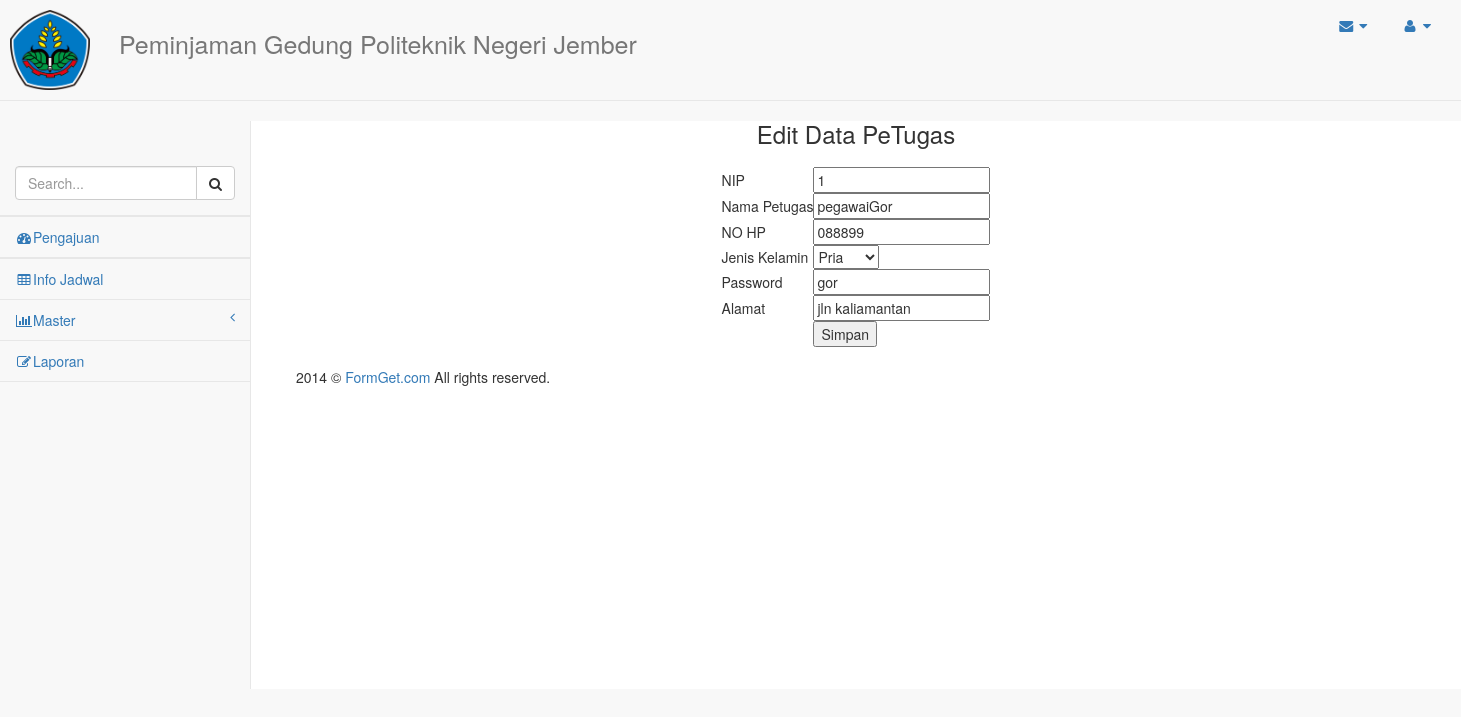
/petugaskepala/edit/1, run on the app's committed database.
### tables this page shows
CREATE TABLE `pegawai` (
  `NIP` varchar(20) NOT NULL,
  `Nama_Pegawai` varchar(30) NOT NULL,
  `NoHp_Pegawai` char(13) NOT NULL,
  `JK_Pegawai` varchar(6) NOT NULL,
  `Password` varchar(15) NOT NULL,
  `Alamat_Pegawai` text NOT NULL,
  `level` char(7) NOT NULL
);

### application/controllers/petugaskepala.php (called while the page is built, shortened)
<?php
class petugaskepala extends CI_Controller{
	function __construct(){
		$this->load->helper(array('url'));
		$this->load->model('petugas_model');
		$this->load->view('home/headerkepala');
	}
 	 function edit(){
 	 	$id = $this->uri->segment(3);
		$data['ci'] = $this->petugas_model->get_data_edit($id);
		$data['id'] = $id;
		$this->load->view('masterkepala/edit_petugas',$data);
	}
}
?>

### index.php (called while the page is built, shortened)
<?php
require_once BASEPATH.'core/CodeIgniter.php';

### application/models/petugas_model.php (called while the page is built, shortened)
<?php
class petugas_model extends CI_Model{
	function get_data_edit($id){
		$query = $this->db->query("SELECT * FROM pegawai where NIP = '$id'");
		return $query->result();
	}
	}
?>

### application/views/masterkepala/edit_petugas.php (the view, shortened to what this page needs)
<!DOCTYPE html>
<html>
<head>
</head>
<body>
	<center>
		<h3>Edit Data PeTugas</h3>
	</center>
	<?php foreach($ci as $row){ ?>
	<form action="<?php echo base_url(). 'petugaskepala/update/'.$id; ?>" method="post">
		<table style="margin:20px auto;">
		<tr>
				<td>NIP</td>
				<td>
					<input type="varchar" name="NIP" value="<?php echo $row->NIP ?>" readonly>
				</td>
		</tr>
			<tr>
				<td>Nama Petugas</td>
				<td>
					<input type="char" name="Nama_Pegawai" value="<?php echo $row->Nama_Pegawai ?>" readonly>
				</td>
			</tr>
			<tr>
				<td>NO HP</td>
				<td><input type="char" name="NoHp_Pegawai" value="<?php echo $row->NoHp_Pegawai ?>"></td>
			</tr>
			<tr>
				<td>Jenis Kelamin</td>
				<td><select name="JK_Pegawai">
                <option value="pria">Pria</option>
                <option value="wanita">Wanita</option></select></td>
			</tr>
			<tr>
				<td>Password</td>
				<td><input type="varchar" name="Password" value="<?php echo $row->Password ?>"  readonly></td>
			</tr>
			<tr>
				<td>Alamat</td>
				<td><input type="varchar" name="Alamat_Pegawai" value="<?php echo $row->Alamat_Pegawai ?>"></td>
			</tr>
			<tr>
				<td></td>
				<td><input type="submit" value="Simpan"></td>
			</tr>
		</table>
	</form>
	<?php } ?>
</body>
<footer>
    <div id="footer_bottom" class="footer-bottom footer">
<div class="container">
<div class="row">
<div class="col-md-12">
<div class="copyright">2014 © <a href="#">FormGet.com</a> All rights reserved.</div>
</div>
</div>
</div>
      </footer>
</html>

### data on the page
pegawai: NIP "1", Nama_Pegawai "pegawaiGor", NoHp_Pegawai "088899", Password "gor", Alamat_Pegawai "jln kaliamantan"
